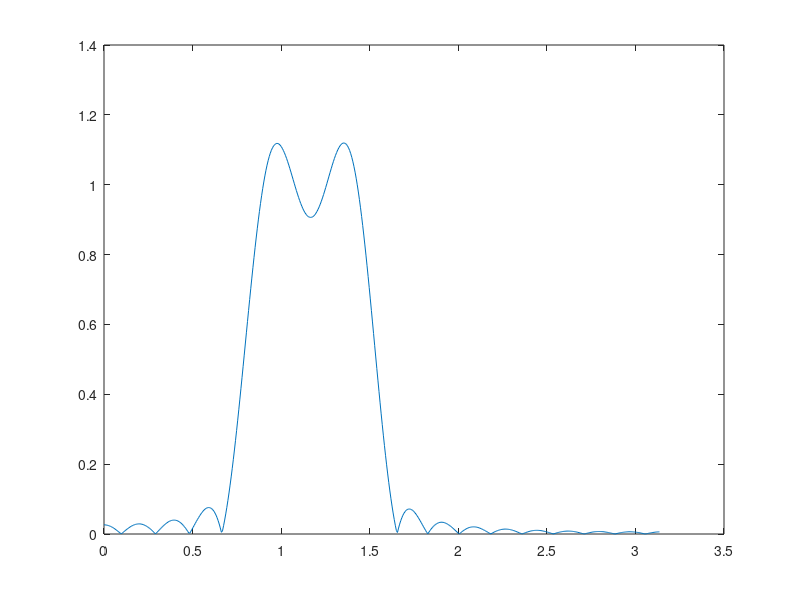

Write the MATLAB code that produced this figure.
samp_freq=50;
m=53;
q_m=floor(0.1*m);
r_m=m-10*q_m;
%filter specifications
B_L=4+0.7*q_m+2*r_m
B_H=B_L+10
S_L=B_L-2
S_H=B_H+2
delta = 0.15;

%finding beta and N of the kaiser window

A = -20* log10(delta);
if A<21
    alpha = 0;
elseif 21<=A<=50
    alpha = 0.5842*((A-21)^0.4)+0.07886*(A-21);
elseif A>50
    alpha = 0.1102*A(A-8.7);

end


omega_low_s1=(B_L*pi)/samp_freq;
omega_low_p1=(S_L*pi)/samp_freq;
omega_low_s2=(S_H*pi)/samp_freq;
omega_low_p2=(B_H*pi)/samp_freq;

omega_t1=omega_low_s1-omega_low_p1;
omega_t2=omega_low_p2-omega_low_s2;%both will be equal since transition bands are equal
N = ceil(((A-8)/(2.285*omega_t1))/2)+2

beta=alpha/N;
window=kaiser(2*N+1,beta);

%finding the conrner frequencies of the lowpass filters
omega_corner_1=(omega_low_s1+omega_low_p1)/2;
omega_corner_2=(omega_low_s2+omega_low_p2)/2;

l_1 = zeros(1, 2*N+1);%lowpass filter 1
l_2 = zeros(1, 2*N+1);%lowpass filter 2
l_3 = zeros(1, 2*N+1);


for k=-N:N
    if k == 0
        l_1(1,N+1) =  omega_corner_1/pi;
        l_2(1,N+1) =  omega_corner_2/pi;
        l_3(1,N+1) =  (l_2(1,N+1)-l_1(1,N+1));  
        l_3(1,N+1) = l_3(1,N+1) *window (N+1 ,1);   
    else 
        l_1(1,k+N+1) =  sin(omega_corner_1*k)/(pi*k);
        l_2(1,k+N+1) =  sin(omega_corner_2*k)/(pi*k);
        %bandpass=lowpassfilter1-lowpassfilter2
        l_3(1,k+N+1) =  l_2(1,k+N+1)-l_1(1,k+N+1);
        l_3(1,k+N+1) = l_3(1,k+N+1) *window (k+N+1 ,1); 
    end
end


[h,w] = freqz(l_3);
figure
plot(w,(abs(h)))







